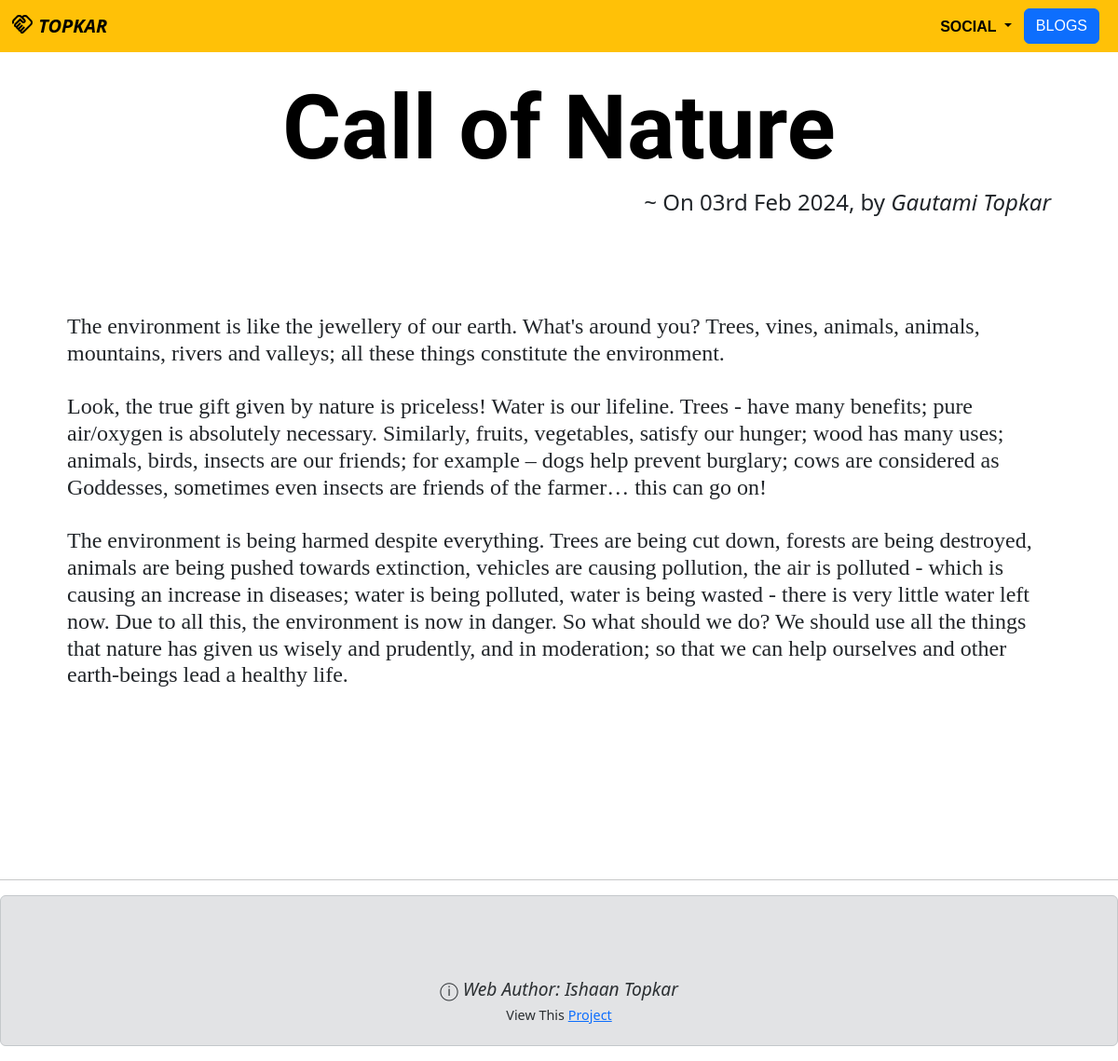
The app's page /blogs/7, older data.
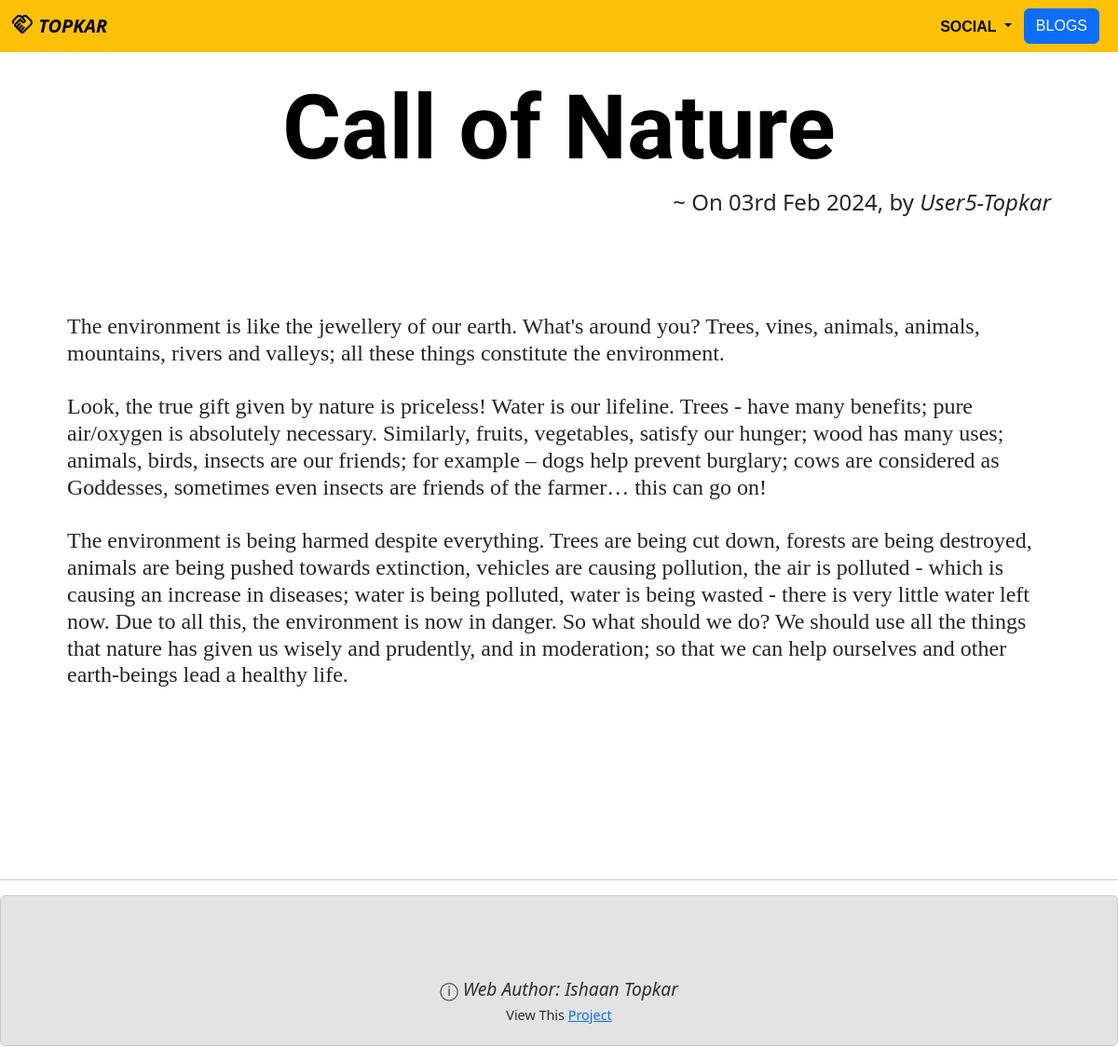
The same page, newer data.
### Blogs/models.py (models this page shows, shortened)
class Blog(models.Model):
    title = models.CharField(max_length = 50)
    author = models.CharField(max_length = 20)
    content = models.TextField()
    date = models.DateField(default = timezone.now())

### Blogs/views.py (the view)
# urls.py: path("<int:blog_id>", views.detail, name = "detail"),
def detail(request, blog_id):
    blog = get_object_or_404(Blogmodels.Blog, pk = blog_id)
    return render (request, "detail.html", {"blog":blog})

### Blogs/templates/detail.html (shortened to what this page needs)
{% extends 'base.html' %}
{% load static %}
{% block content %}
</head>
<body>
<br>
<div class = "container text-center" style="margin: 0 auto; max-width: 90%; min-width: 200px;">
<h1 class="hmain">{{ blog.title }}</h1>
<h4>
<div class="text-end">
     ~ On {{ blog.date|date:'dS M Y' }}, by <i>{{blog.author}}</i>
</div>
</h4>
<br><br><br><br>
<h4 class="text-start" id="hsub">{{ blog.content|safe }}</h4>
</div>
{% endblock %}

Row changes from the older to the newer data that the page shows:
changed Blog "Call of Nature": author "Gautami Topkar" → "User5-Topkar"
